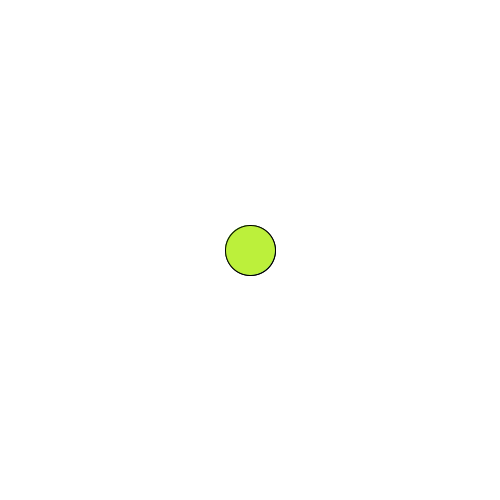
Frame 1 (no input)
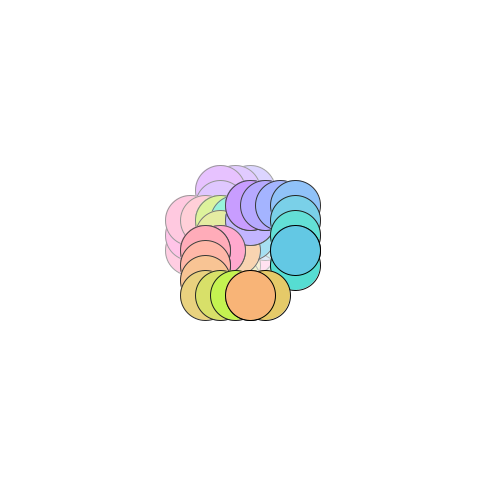
Frame 60 (the mouse pressed at the canvas centre just before this capture)
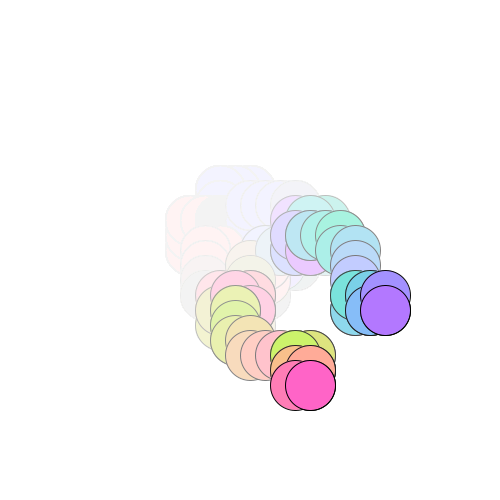
Frame 120 (the mouse held since frame 60 and released just before this capture)

The Processing sketch that drew these frames (run headless with seeded random() and noise(); from frame 60 on, the mouse is pressed at the canvas centre):

// Processing sketch: processing_72113
// ── processing_72113.pde

int r = 54;
int g = 245;
int b = 183;
int changeColor = 5;
int x = 250;
int y = 250;
void setup ()
{
  size (500, 500);
  frameRate (10);
  background (255, 255, 255);
}
void draw ()
{
  noStroke();
  fill(255,255,255,10);
  rect(0,0,500,500);
  stroke(0);
  fill (r, g, b);
  r = r + changeColor;
  g = g - changeColor;
  b = b + changeColor;
  if (r > 195)
  {
    changeColor = -changeColor;
  }
  if (r < 73)
  {
    changeColor = 20;
  }
  ellipse (x, y, 50, 50);
  fill (b, g, r);
  ellipse (y, x, 50, 50);
  int direction = int (random(0, 4));
  if (direction == 0)
  {
    x = x + 15;
  }
  else if (direction == 1)
  {
    x = x - 15;
  }
  else if (direction == 2)
  {
    y = y + 15;
  }
  else 
  {
    y = y - 15;
  }
}
